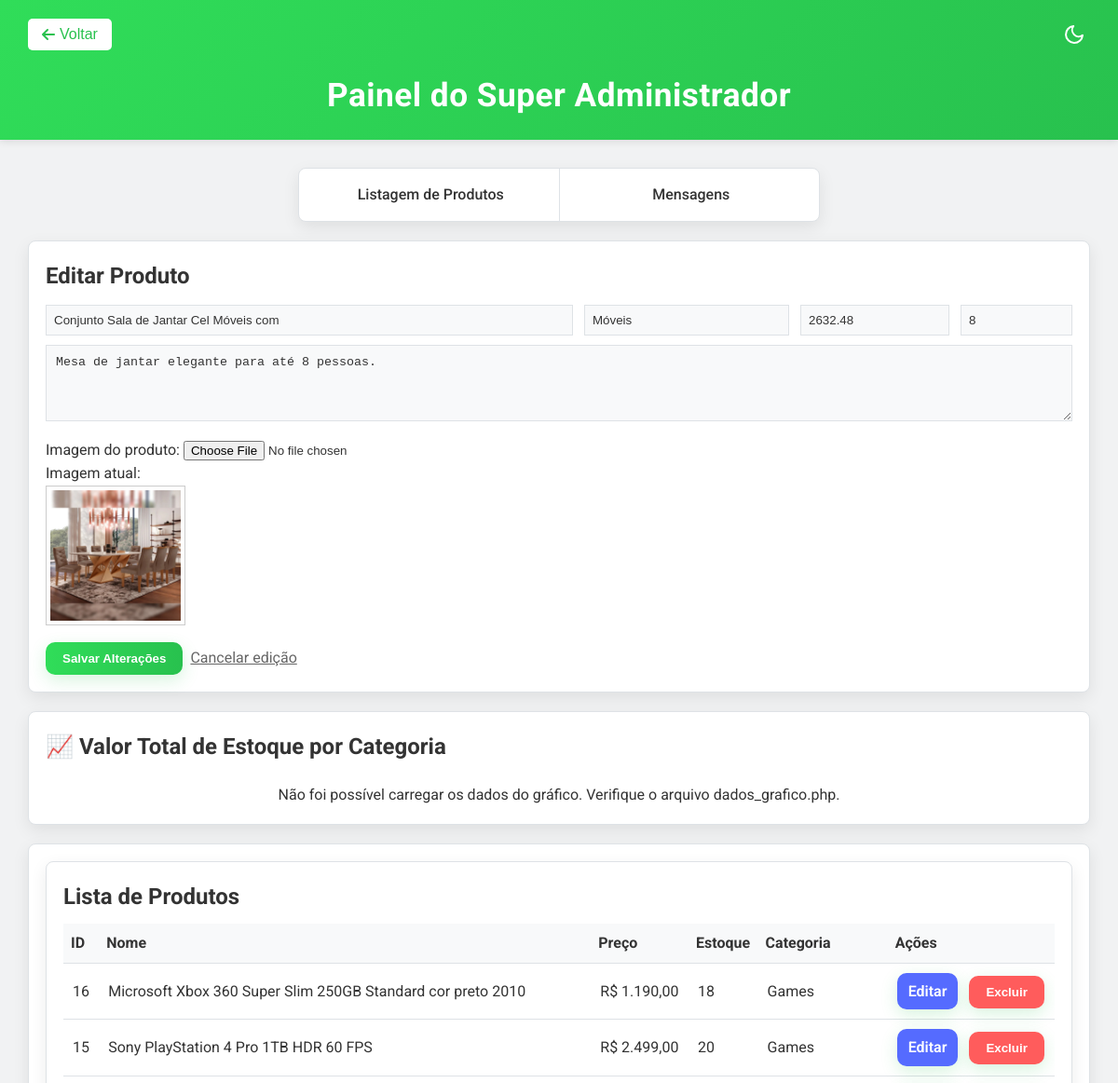
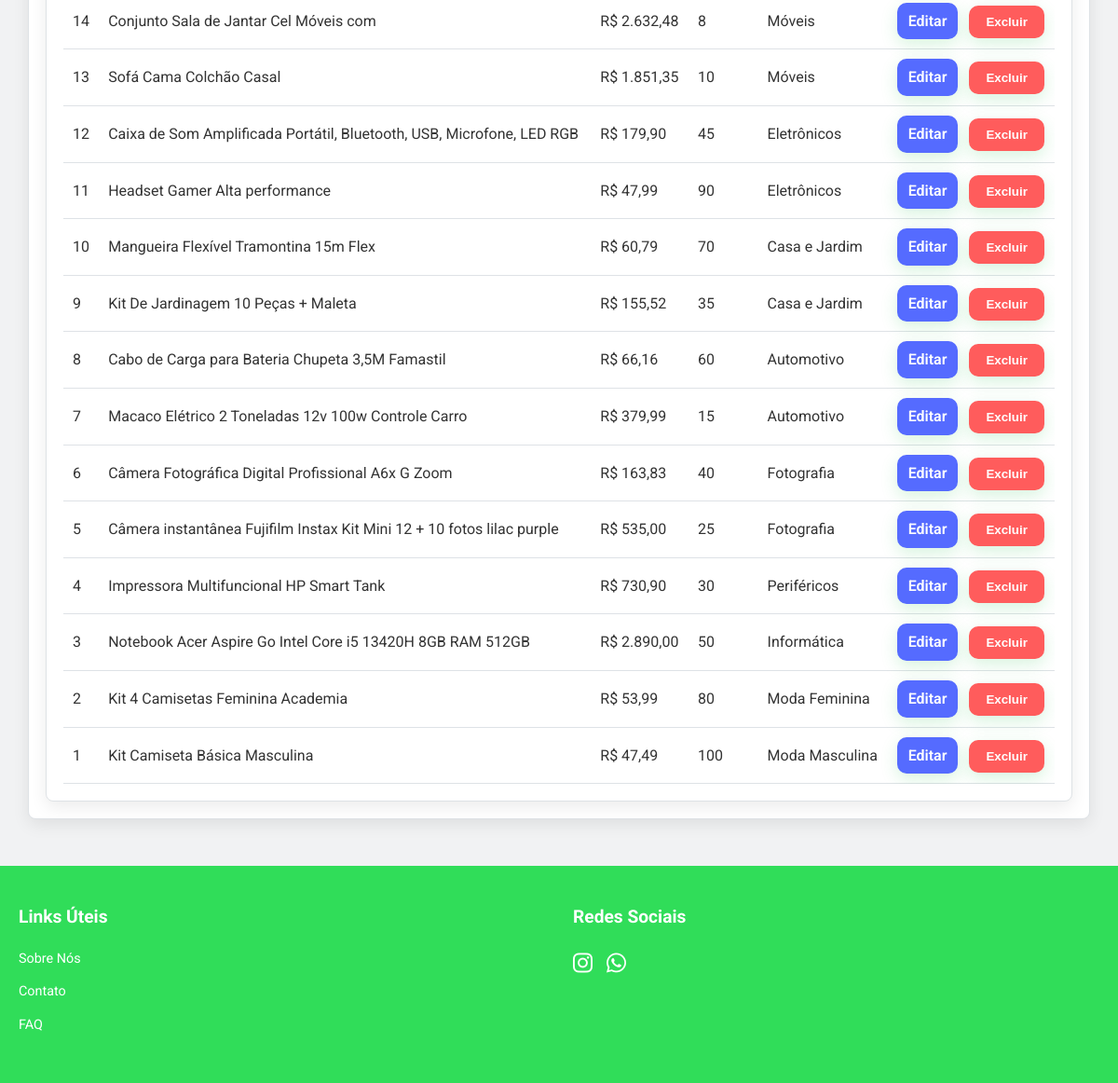
/paginas/super-administrador.php?editar=14 (signed in), run on the app's committed database (2 pictures, top to bottom).
### tables this page shows
CREATE TABLE `produtos` (
  `id` int(11) NOT NULL,
  `nome` varchar(100) NOT NULL,
  `descricao` text DEFAULT NULL,
  `preco` decimal(10,2) NOT NULL,
  `estoque` int(11) DEFAULT 0,
  `categoria` varchar(50) DEFAULT NULL,
  `data_criacao` datetime DEFAULT current_timestamp(),
  `imagem` varchar(255) DEFAULT NULL
);

### paginas/super-administrador.php (the view, shortened to what this page needs)
<?php
require_once('conexao.php');
$produto_editar = null;
if (isset($_GET['editar'])) {
	$id = intval($_GET['editar']);
	$stmt = $conexao->prepare('SELECT * FROM produtos WHERE id = ?');
	$stmt->bind_param('i', $id);
	$stmt->execute();
	$result = $stmt->get_result();
	$produto_editar = $result->fetch_assoc();
}
$produtos = [];
$resultado = $conexao->query('SELECT * FROM produtos ORDER BY id DESC');
if ($resultado) {
	while ($row = $resultado->fetch_assoc()) {
		$produtos[] = $row;
	}
}
?>
<!DOCTYPE html>
<html lang="pt-BR">
<head>
	<link rel="stylesheet" href="../estilo/super-administrador.css">
	<link rel="stylesheet" href="https://cdnjs.cloudflare.com/ajax/libs/font-awesome/5.15.3/css/all.min.css">
</head>
<body>
	<div class="Titulo">
        <div class="header-controls">
            <div class="botao-voltar">
                <button onclick="window.location.href='Principal.php'" class="back-button">
                    <i class="fas fa-arrow-left"></i> Voltar
                </button>
            </div>
            <div class="darkmode-container">
                <button id="darkModeToggle" aria-label="Alternar modo escuro"></button>
            </div>
        </div>
        <h1>Painel do Super Administrador</h1>
    </div>
	<div class="Botoes navegacao">
		<nav>
			<ul>
				<li><a href="listagem-produtos.php">Listagem de Produtos</a></li>
				<li><a href="painel_mensagens.php">Mensagens</a></li>
			</ul>
		</nav>
	</div>
	<div class="super-admin-container">
		<div style="width:95%; max-width:1200px;">
			<section style="background:white; padding:18px; border-radius:8px; box-shadow:0 6px 18px rgba(0,0,0,0.05); margin-bottom:20px;">
				<h2><?= $produto_editar ? 'Editar Produto' : 'Adicionar Produto' ?></h2>
				<form action="processa_produto.php" method="POST" enctype="multipart/form-data">
					<div style="display:flex; flex-wrap:wrap; gap:12px; margin-top:12px;">
						<input type="text" name="nome" placeholder="Nome do produto" required style="flex:1; min-width:200px; padding:8px;" value="<?= $produto_editar ? htmlspecialchars($produto_editar['nome']) : '' ?>">
						<input type="text" name="categoria" placeholder="Categoria" style="width:220px; padding:8px;" value="<?= $produto_editar ? htmlspecialchars($produto_editar['categoria']) : '' ?>">
						<input type="number" step="0.01" name="preco" placeholder="Preço" required style="width:160px; padding:8px;" value="<?= $produto_editar ? htmlspecialchars($produto_editar['preco']) : '' ?>">
						<input type="number" name="estoque" placeholder="Estoque" style="width:120px; padding:8px;" value="<?= $produto_editar ? htmlspecialchars($produto_editar['estoque']) : '0' ?>">
					</div>
					<div style="margin-top:10px;">
						<textarea name="descricao" placeholder="Descrição" rows="4" style="width:100%; padding:10px;"><?= $produto_editar ? htmlspecialchars($produto_editar['descricao']) : '' ?></textarea>
					</div>
					<div style="margin-top:10px;">
						<label>Imagem do produto:</label>
						<input type="file" name="imagem" accept="image/*">
						<?php if ($produto_editar && !empty($produto_editar['imagem'])): ?>
							<p>Imagem atual:</p>
							<img src="uploads/<?= htmlspecialchars($produto_editar['imagem']) ?>" alt="Imagem do produto" style="max-width:150px; border:1px solid #ccc; padding:4px;">
						<?php endif; ?>
					</div>
					<div style="margin-top:10px; display:flex; gap:8px;">
						<button class="super-admin-btn" type="submit"><?= $produto_editar ? 'Salvar Alterações' : 'Adicionar Produto' ?></button>
						<?php if ($produto_editar): ?>
							<a href="super-administrador.php" style="align-self:center; color:#666;">Cancelar edição</a>
						<?php endif; ?>
					</div>
				</form>
			</section>
			<section style="background:white; padding:18px; border-radius:8px; box-shadow:0 6px 18px rgba(0,0,0,0.05); margin-bottom:20px; margin-top:20px;">
				<h2>📈 Valor Total de Estoque por Categoria</h2>
				<div style="max-width: 800px; margin: 0 auto; margin-top: 20px;">
				</div>
			</section>
			<section style="background:white; padding:18px; border-radius:8px; box-shadow:0 6px 18px rgba(0,0,0,0.05);">
				<section style="background:white; padding:18px; border-radius:8px; box-shadow:0 6px 18px rgba(0,0,0,0.05);">
					<h2>Lista de Produtos</h2>
					<div style="overflow:auto; margin-top:10px;">
						<table style="width:100%; border-collapse:collapse;">
							<thead>
								<tr style="background:#f8f9fa; text-align:left;">
									<th style="padding:8px; border-bottom:1px solid #eee;">ID</th>
									<th style="padding:8px; border-bottom:1px solid #eee;">Nome</th>
									<th style="padding:8px; border-bottom:1px solid #eee;">Preço</th>
									<th style="padding:8px; border-bottom:1px solid #eee;">Estoque</th>
									<th style="padding:8px; border-bottom:1px solid #eee;">Categoria</th>
									<th style="padding:8px; border-bottom:1px solid #eee;">Ações</th>
								</tr>
							</thead>
							<tbody>
								<?php foreach ($produtos as $p): ?>
									<tr>
										<td style="padding:10px; vertical-align:middle;"><?= $p['id'] ?></td>
										<td style="padding:10px; vertical-align:middle;"><?= htmlspecialchars($p['nome']) ?></td>
										<td style="padding:10px; vertical-align:middle;">R$ <?= number_format($p['preco'], 2, ',', '.') ?></td>
										<td style="padding:10px; vertical-align:middle;"><?= $p['estoque'] ?></td>
										<td style="padding:10px; vertical-align:middle;"><?= htmlspecialchars($p['categoria']) ?></td>
										<td style="padding:10px; vertical-align:middle;">
											<a class="super-admin-btn" style="background:#556bff; padding:7px 12px; text-decoration:none; margin-right:8px;" href="super-administrador.php?editar=<?= $p['id'] ?>">Editar</a>
											<form action="processa_produto.php" method="POST" style="display:inline;" onsubmit="return confirm('Deseja realmente excluir este produto?');">
												<button class="super-admin-btn" type="submit" style="background:#ff5c5c;">Excluir</button>
											</form>
										</td>
									</tr>
								<?php endforeach; ?>
							</tbody>
						</table>
					</div>
				</section>
		</div>
	</div>
	<?php include "../componentes/footer.php"; ?>
</body>
</html>

### estilo/super-administrador.css (style rules this page uses)
:root { --primary-color: #30dd59; --primary-hover-color: #28c14e; --bg-color: #f1f2f3; --card-bg-color: #ffffff; --secondary-color: #f8f9fa; --text-color: #333; --light-text-color: #666; --border-color: #dee2e6; --shadow-color: rgba(0,0,0,0.08); }
* { box-sizing: border-box; margin: 0; padding: 0; }
body { font-family: 'Roboto', sans-serif; line-height: 1.6; color: var(--text-color); background-color: var(--bg-color); transition: background-color 0.3s ease, color 0.3s ease; }
.Titulo { background: linear-gradient(135deg, var(--primary-color) 0%, var(--primary-hover-color) 100%); color: white; padding: 20px; text-align: center; box-shadow: 0 2px 8px rgba(0,0,0,0.1); margin-bottom: 30px; display: flex; flex-direction: column; align-items: center; position: relative; }
.Titulo h1 { font-size: 2.2rem; font-weight: 700; margin: 10px 0 0 0; letter-spacing: 0.5px; }
.header-controls { width: 100%; max-width: 1200px; padding: 0 10px; display: flex; justify-content: space-between; align-items: center; margin-bottom: 10px; }
.back-button { background: white; color: var(--primary-hover-color); border: none; padding: 8px 15px; border-radius: 5px; cursor: pointer; font-size: 1rem; font-weight: 500; display: flex; align-items: center; gap: 5px; transition: all 0.2s ease; }
.darkmode-container button { background: none; border: none; cursor: pointer; color: white; padding: 5px; transition: color 0.2s ease, transform 0.2s ease; }
.super-admin-container { display: flex; justify-content: center; align-items: center; margin: 20px 0; }
.super-admin-container section, .Botoes.navegacao nav, .super-admin-container div[style*="background:white"], .super-admin-container div[style*="background:#e6ffed"], .super-admin-container div[style*="background:#ffecec"] { background: var(--card-bg-color) !important; color: var(--text-color) !important; border: 1px solid var(--border-color); box-shadow: 0 6px 18px var(--shadow-color) !important; transition: background-color 0.3s, border-color 0.3s, box-shadow 0.3s; }
input[type="text"], input[type="number"], textarea { background-color: var(--secondary-color) !important; color: var(--text-color) !important; border: 1px solid var(--border-color) !important; transition: background-color 0.3s, border-color 0.3s; }
.super-admin-container table { color: var(--text-color); }
.super-admin-container th { background: var(--secondary-color) !important; border-bottom: 1px solid var(--border-color) !important; color: var(--text-color) !important; }
.super-admin-container td { border-bottom: 1px solid var(--border-color) !important; }
.Botoes.navegacao { max-width: 600px; margin: 0 auto; padding: 0 20px; }
.Botoes.navegacao nav { background-color: white; border-radius: 8px; box-shadow: 0 2px 4px rgba(0,0,0,0.08); overflow: hidden; }
.Botoes.navegacao nav ul { list-style: none; display: flex; flex-wrap: wrap; gap: 0; margin: 0; padding: 0; }
.Botoes.navegacao nav li { flex: 1; min-width: 180px; border-right: 1px solid var(--border-color); }
.Botoes.navegacao nav li:last-child { border-right: none; }
.Botoes.navegacao nav a { display: block; padding: 15px 20px; text-decoration: none; color: var(--text-color); font-weight: 500; transition: all 0.3s ease; text-align: center; border-left: 4px solid transparent; }
.super-admin-btn { display: inline-flex; gap: .6rem; align-items: center; background: linear-gradient(90deg,#30dd59 0%,#28c14e 100%); color: #ffffff; font-weight: 600; padding: 10px 18px; border-radius: 10px; text-decoration: none; box-shadow: 0 6px 18px rgba(40,193,78,0.18); transition: transform .14s ease, box-shadow .14s ease, opacity .12s ease; border: none; cursor: pointer; white-space: nowrap; }

### data on the page
produtos: nome "Conjunto Sala de Jantar Cel Móveis com", categoria "Móveis", preco "2632.48", estoque "8", descricao "Mesa de jantar elegante para até 8 pessoas.", imagem (picture), id "14", preco "2.632,48"
produtos: id "16", nome "Microsoft Xbox 360 Super Slim 250GB Standard cor preto 2010", preco "1.190,00", estoque "18", categoria "Games"
produtos: id "15", nome "Sony PlayStation 4 Pro 1TB HDR 60 FPS", preco "2.499,00", estoque "20", categoria "Games"
produtos: id "13", nome "Sofá Cama Colchão Casal", preco "1.851,35", estoque "10", categoria "Móveis"
produtos: id "12", nome "Caixa de Som Amplificada Portátil, Bluetooth, USB, Microfone, LED RGB", preco "179,90", estoque "45", categoria "Eletrônicos"
produtos: id "11", nome "Headset Gamer Alta performance", preco "47,99", estoque "90", categoria "Eletrônicos"
produtos: id "10", nome "Mangueira Flexível Tramontina 15m Flex", preco "60,79", estoque "70", categoria "Casa e Jardim"
produtos: id "9", nome "Kit De Jardinagem 10 Peças + Maleta", preco "155,52", estoque "35", categoria "Casa e Jardim"
produtos: id "8", nome "Cabo de Carga para Bateria Chupeta 3,5M Famastil", preco "66,16", estoque "60", categoria "Automotivo"
produtos: id "7", nome "Macaco Elétrico 2 Toneladas 12v 100w Controle Carro", preco "379,99", estoque "15", categoria "Automotivo"
produtos: id "6", nome "Câmera Fotográfica Digital Profissional A6x G Zoom", preco "163,83", estoque "40", categoria "Fotografia"
produtos: id "5", nome "Câmera instantânea Fujifilm Instax Kit Mini 12 + 10 fotos lilac purple", preco "535,00", estoque "25", categoria "Fotografia"
produtos: id "4", nome "Impressora Multifuncional HP Smart Tank", preco "730,90", estoque "30", categoria "Periféricos"
produtos: id "3", nome "Notebook Acer Aspire Go Intel Core i5 13420H 8GB RAM 512GB", preco "2.890,00", estoque "50", categoria "Informática"
produtos: id "2", nome "Kit 4 Camisetas Feminina Academia", preco "53,99", estoque "80", categoria "Moda Feminina"
produtos: id "1", nome "Kit Camiseta Básica Masculina", preco "47,49", estoque "100", categoria "Moda Masculina"
